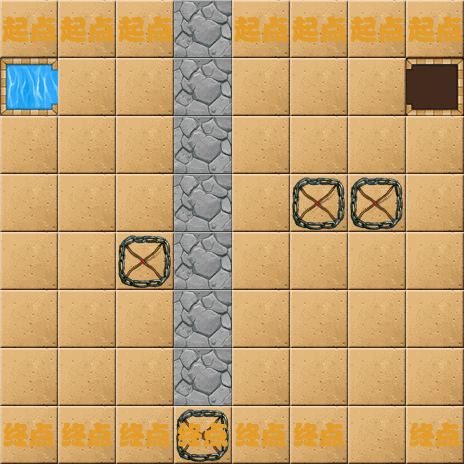

A level layout from a 2D game, rendered from its tile map. Below: a short description, then the map file with tile-grid data replaced by summaries:
An orthogonal 8x8 tile map with 58x58 px tiles, 8 tile layers (1-layer, 2-layer, 3-layer, 4-layer, ...).

<map version="1.0" orientation="orthogonal" renderorder="right-down" width="8" height="8" tilewidth="58" tileheight="58">
 <tileset firstgid="1" name="backgroundBlock" tilewidth="58" tileheight="58">
  <image source="backgroundBlock.png" width="348" height="870" />
 </tileset>
 <layer name="1-layer" width="8" height="8">
  <data>[64 cells, 49 non-empty, 2 distinct tile ids]</data>
 </layer>
 <layer name="2-layer" width="8" height="8">
  <data>[64 cells, 64 non-empty, 8 distinct tile ids]</data>
 </layer>
 <layer name="3-layer" width="8" height="8">
  <data>[64 cells, 62 non-empty, 3 distinct tile ids]</data>
 </layer>
 <layer name="4-layer" width="8" height="8">
  <data>[64 cells, 55 non-empty, 1 distinct tile ids]</data>
 </layer>
 <layer name="5-layer" width="8" height="8">
  <data>[64 cells, 62 non-empty, 1 distinct tile ids]</data>
 </layer>
 <layer name="6-layer" width="8" height="8">
  <data>[64 cells, 59 non-empty, 6 distinct tile ids]</data>
 </layer>
 <layer name="7-layer" width="8" height="8">
  <data>[64 cells, 63 non-empty, 2 distinct tile ids]</data>
 </layer>
 <layer name="8-layer" width="8" height="8">
  <data>[64 cells, 63 non-empty, 3 distinct tile ids]</data>
 </layer>
</map>
